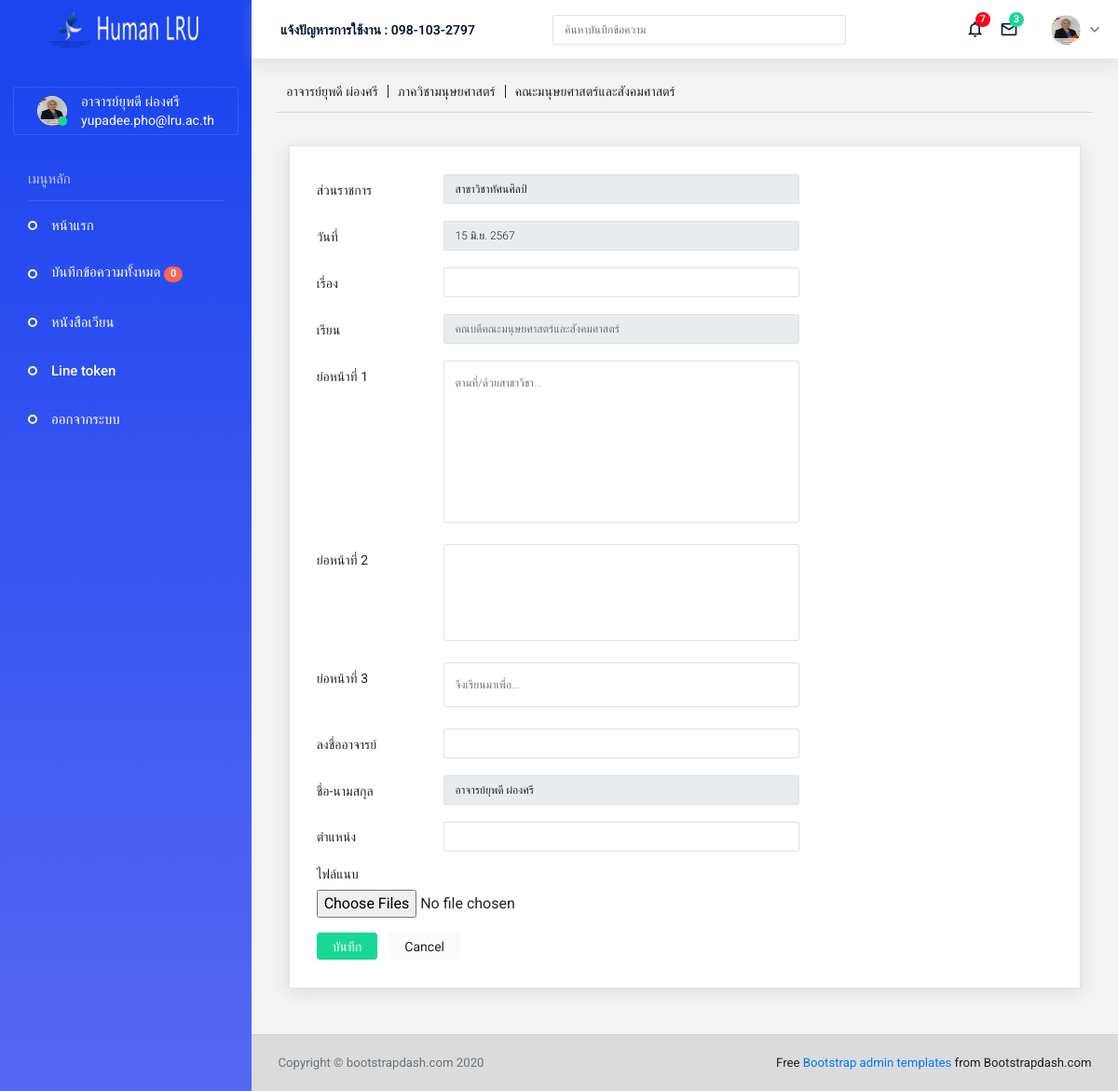
Page /user-page.php (signed in) on the committed database.
### tables this page shows
CREATE TABLE `member` (
  `id` int(4) NOT NULL,
  `field` varchar(100) NOT NULL,
  `name` varchar(100) NOT NULL,
  `email` varchar(100) NOT NULL,
  `pass` varchar(100) NOT NULL,
  `line_token` varchar(255) NOT NULL,
  `dep` varchar(100) NOT NULL,
  `status` char(1) NOT NULL,
  `image` varchar(100) NOT NULL,
  `rule` varchar(4) NOT NULL,
  `pass_update` char(1) NOT NULL
);

### user-page.php (the view, shortened to what this page needs)
<?php
    include_once('connect.php');
    $id = $_SESSION["id"];
	$sql = "SELECT * FROM member WHERE id = ? ";
	$stmt = $conn->prepare($sql);
	$stmt->bind_param('s', $id);
	$stmt ->execute();
	$result = $stmt->get_result();
	$row = $result->fetch_assoc();
    $name = $row["name"];
    function DateThai($strDate)
    {
        $strYear = date("Y",strtotime($strDate))+543;
        $strMonth= date("n",strtotime($strDate));
        $strDay= date("j",strtotime($strDate));
        $strMonthCut = Array("","ม.ค.","ก.พ.","มี.ค.","เม.ย.","พ.ค.","มิ.ย.","ก.ค.","ส.ค.","ก.ย.","ต.ค.","พ.ย.","ธ.ค.");
        $strMonthThai=$strMonthCut[$strMonth];
        return "$strDay $strMonthThai $strYear";
    }
    $strDate = date("Y-m-d");
?>
<!DOCTYPE html>
<html lang="en">
  <head>
    <link rel="stylesheet" href="assets/vendors/iconfonts/mdi/css/materialdesignicons.min.css">
    <link rel="stylesheet" href="assets/vendors/iconfonts/ionicons/dist/css/ionicons.css">
    <link rel="stylesheet" href="assets/vendors/iconfonts/flag-icon-css/css/flag-icon.min.css">
    <link rel="stylesheet" href="assets/vendors/css/vendor.bundle.base.css">
    <link rel="stylesheet" href="assets/vendors/css/vendor.bundle.addons.css">
    <link rel="stylesheet" href="assets/css/shared/style.css">
    <link rel="stylesheet" href="assets/css/demo_1/style.css">
  </head>
  <body>
    <div class="container-scroller">
      <nav class="navbar default-layout col-lg-12 col-12 p-0 fixed-top d-flex flex-row">
        <div class="text-center navbar-brand-wrapper d-flex align-items-top justify-content-center">
          <a class="navbar-brand brand-logo" href="index.html">
            <img src="assets/images/logo-human.png" alt="logo" /> </a>
        </div>
        <div class="navbar-menu-wrapper d-flex align-items-center">
          <ul class="navbar-nav">
            <li class="nav-item font-weight-semibold d-none d-lg-block">แจ้งปัญหารการใช้งาน : 098-103-2797</li>
          </ul>
          <form class="ml-auto search-form d-none d-md-block" action="#">
            <div class="form-group">
              <input type="search" class="form-control" placeholder="ค้นหาบันทึกข้อความ">
            </div>
          </form>
          <ul class="navbar-nav ml-auto">
            <?php
              $sql="SELECT * FROM memo WHERE name = '$name' ORDER BY id DESC";
              $query = mysqli_query($conn,$sql);
              $rowcount=mysqli_num_rows($query);
            ?>
            <li class="nav-item dropdown">
              <a class="nav-link count-indicator" id="messageDropdown" href="#" data-toggle="dropdown" aria-expanded="false">
                <i class="mdi mdi-bell-outline"></i>
                <span class="count">7</span>
              </a>
            </li>
            <li class="nav-item dropdown">
              <a class="nav-link count-indicator" id="notificationDropdown" href="#" data-toggle="dropdown">
                <i class="mdi mdi-email-outline"></i>
                <span class="count bg-success">3</span>
              </a>
            </li>
            <li class="nav-item dropdown d-none d-xl-inline-block user-dropdown">
              <a class="nav-link dropdown-toggle" id="UserDropdown" href="#" data-toggle="dropdown" aria-expanded="false">
                <img class="img-xs rounded-circle" src="assets/images/user/<?php echo $row["image"];?>" alt="Profile image"> </a>
            </li>
          </ul>
        </div>
      </nav>
      <div class="container-fluid page-body-wrapper">
        <nav class="sidebar sidebar-offcanvas" id="sidebar">
          <ul class="nav">
            <li class="nav-item nav-profile">
              <a href="#" class="nav-link">
                <div class="profile-image">
                  <img class="img-xs rounded-circle" src="assets/images/user/<?php echo $row["image"];?>" alt="profile image">
                  <div class="dot-indicator bg-success"></div>
                </div>
                <div class="text-wrapper">
                  <p class="profile-name"><?php echo $row["name"];?></p>
                  <p class="designation"><?php echo $row["email"];?></p>
                </div>
              </a>
            </li>
            <li class="nav-item nav-category">เมนูหลัก</li>
            <li class="nav-item">
              <a class="nav-link" href="user-page.php">
                <span class="menu-title">หน้าแรก</span>
              </a>
            </li>
            <li class="nav-item">
              <a class="nav-link" href="all-memo-user.php">
                <span class="menu-title">บันทึกข้อความทั้งหมด <span class="badge badge-pill badge-danger"><?php echo "$rowcount"; ?></span></span>
              </a>
            </li>
            <li class="nav-item">
              <a class="nav-link" href="letter-all.php">
                <span class="menu-title">หนังสือเวียน</span>
              </a>
            </li>
            <li class="nav-item">
              <a class="nav-link" href="line-token.php">
                <span class="menu-title">Line token</span>
              </a>
            </li>
            <li class="nav-item">
              <a class="nav-link" href="sign-out.php">
                <span class="menu-title">ออกจากระบบ</span>
              </a>
            </li>
          </ul>
        </nav>
        <div class="main-panel">
          <div class="content-wrapper">
            <div class="row page-title-header">
              <div class="col-12">
                <div class="page-header">
                  <div class="quick-link-wrapper w-100 d-md-flex flex-md-wrap">
                    <ul class="quick-links">
                      <li><a href="#"><?php echo $row["name"];?></a></li>
                      <li><a href="#"><?php echo $row["dep"];?></a></li>
                      <li><a href="#">คณะมนุษยศาสตร์และสังคมศาสตร์</a></li>
                    </ul>
                  </div>
                </div>
              </div>
            </div>
              <div class="col-12 grid-margin">
                <div class="card">
                  <div class="card-body">
                    <form class="comment-form" id="commentform" method="post" action="save-memo.php" enctype="multipart/form-data">
                      <div class="row">
                        <div class="col-md-8">
                          <div class="form-group row">
                            <label class="col-sm-3 col-form-label">ส่วนราชการ</label>
                            <div class="col-sm-9">
                              <input type="text" class="form-control" value="<?php echo $row["field"];?>" name="field" readonly/>
                            </div>
                          </div>
                        </div>
                      </div>
                      <div class="row">
                        <div class="col-md-8">
                          <div class="form-group row">
                            <label class="col-sm-3 col-form-label">วันที่</label>
                            <div class="col-sm-9">
                              <input class="form-control" value="<?php echo DateThai($strDate); ?>" name="memo_date" readonly/>
                            </div>
                          </div>
                        </div>
                      </div>
                      <div class="row">
                        <div class="col-md-8">
                          <div class="form-group row">
                            <label class="col-sm-3 col-form-label">เรื่อง</label>
                            <div class="col-sm-9">
                              <input type="text" class="form-control" name="title" required />
                            </div>
                          </div>
                        </div>
                      </div>
                      <div class="row">
                        <div class="col-md-8">
                          <div class="form-group row">
                            <label class="col-sm-3 col-form-label">เรียน</label>
                            <div class="col-sm-9">
                              <input type="text" class="form-control" placeholder="คณบดีคณะมนุษยศาสตร์และสังคมศาสตร์" name="memo_to" readonly/>
                            </div>
                          </div>
                        </div>
                      </div>
                      <div class="row">
                        <div class="col-md-8">
                          <div class="form-group row">
                            <label class="col-sm-3 col-form-label">ย่อหน้าที่ 1</label>
                            <div class="col-sm-9">
                              <textarea class="form-control" id="exampleTextarea1" rows="10" placeholder="ตามที่/ด้วยสาขาวิชา..." name="paragraph1" required></textarea>
                            </div>
                          </div>
                        </div>
                      </div>
                      <div class="row">
                        <div class="col-md-8">
                          <div class="form-group row">
                            <label class="col-sm-3 col-form-label">ย่อหน้าที่ 2</label>
                            <div class="col-sm-9">
                              <textarea class="form-control" id="exampleTextarea1" rows="5" name="paragraph2"></textarea>
                            </div>
                          </div>
                        </div>
                      </div>
                      <div class="row">
                        <div class="col-md-8">
                          <div class="form-group row">
                            <label class="col-sm-3 col-form-label">ย่อหน้าที่ 3</label>
                            <div class="col-sm-9">
                              <textarea class="form-control" id="exampleTextarea1" rows="1" placeholder="จึงเรียนมาเพื่อ..." name="paragraph3" required></textarea>
                            </div>
                          </div>
                        </div>
                      </div>
                      <div class="row">
                        <div class="col-md-8">
                          <div class="form-group row">
                            <label class="col-sm-3 col-form-label">ลงชื่ออาจารย์</label>
                            <div class="col-sm-9">
                              <input type="text" class="form-control" name="sign" required />
                            </div>
                          </div>
                        </div>
                      </div>
                      <div class="row">
                        <div class="col-md-8">
                          <div class="form-group row">
                            <label class="col-sm-3 col-form-label">ชื่อ-นามสกุล</label>
                            <div class="col-sm-9">
                              <input type="text" class="form-control" value="<?php echo $row["name"];?>" name="name" readonly/>
                            </div>
                          </div>
                        </div>
                      </div>
                      <div class="row">
                        <div class="col-md-8">
                          <div class="form-group row">
                            <label class="col-sm-3 col-form-label">ตำแหน่ง</label>
                            <div class="col-sm-9">
                              <input type="text" class="form-control" name="position" required />
                            </div>
                          </div>
                        </div>
                      </div>
                      <div class="row">
                        <div class="col-md-8">
                          <div class="form-group">
                            <label for="exampleFormControlFile1">ไฟล์แนบ</label>
                            <input type="file" name="imageFile[]" multiple class="form-control-file" id="exampleFormControlFile1">
                          </div>
                        </div>
                      </div>
                      <button type="submit" class="btn btn-success mr-2" name="submit">บันทึก</button>
                      <button type="reset" class="btn btn-light">Cancel</button>
                    </form>
                  </div>
                </div>
              </div>
          </div>
          <footer class="footer">
            <div class="container-fluid clearfix">
              <span class="text-muted d-block text-center text-sm-left d-sm-inline-block">Copyright © bootstrapdash.com 2020</span>
              <span class="float-none float-sm-right d-block mt-1 mt-sm-0 text-center"> Free <a href="https://www.bootstrapdash.com/bootstrap-admin-template/" target="_blank">Bootstrap admin templates</a> from Bootstrapdash.com</span>
            </div>
          </footer>
        </div>
      </div>
    </div>
  </body>
</html>

### rows in the picture
member: image (picture), name "อาจารย์ยุพดี ผ่องศรี", email "yupadee.pho@lru.ac.th", dep "ภาควิชามนุษยศาสตร์", field "สาขาวิชาทัศนศิลป์"

### other values in the picture
$rowcount "0"
